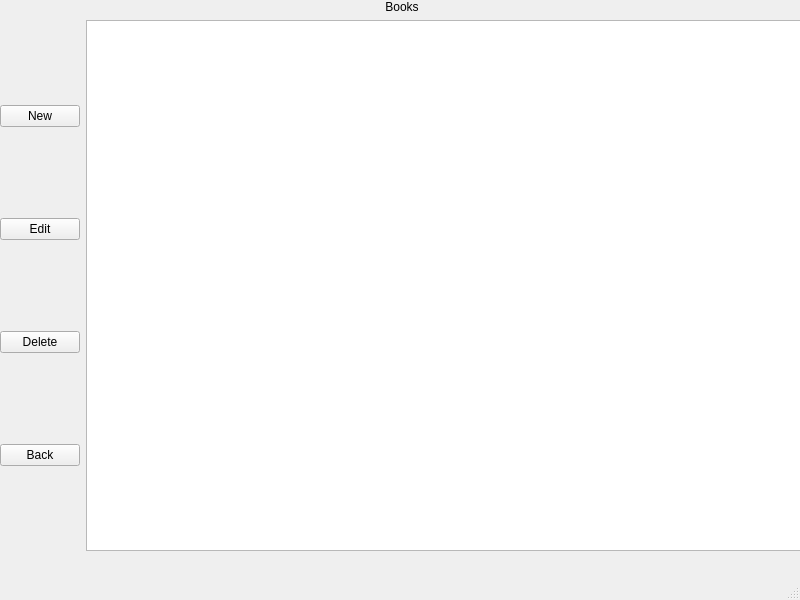
<?xml version="1.0" encoding="UTF-8"?>
<ui version="4.0">
 <class>bookData</class>
 <widget class="QMainWindow" name="bookData">
  <property name="geometry">
   <rect>
    <x>0</x>
    <y>0</y>
    <width>800</width>
    <height>600</height>
   </rect>
  </property>
  <property name="windowTitle">
   <string>MainWindow</string>
  </property>
  <widget class="QWidget" name="centralwidget">
   <widget class="QWidget" name="verticalLayoutWidget">
    <property name="geometry">
     <rect>
      <x>0</x>
      <y>0</y>
      <width>804</width>
      <height>551</height>
     </rect>
    </property>
    <layout class="QVBoxLayout" name="verticalLayout">
     <item>
      <widget class="QLabel" name="label">
       <property name="text">
        <string>Books</string>
       </property>
       <property name="alignment">
        <set>Qt::AlignCenter</set>
       </property>
      </widget>
     </item>
     <item>
      <layout class="QHBoxLayout" name="horizontalLayout">
       <item>
        <layout class="QVBoxLayout" name="verticalLayout_2">
         <item>
          <widget class="QPushButton" name="pushButton_newBook">
           <property name="text">
            <string>New</string>
           </property>
          </widget>
         </item>
         <item>
          <widget class="QPushButton" name="pushButton_modfiyBook">
           <property name="text">
            <string>Edit</string>
           </property>
          </widget>
         </item>
         <item>
          <widget class="QPushButton" name="pushButton_deleteBook">
           <property name="text">
            <string>Delete</string>
           </property>
          </widget>
         </item>
         <item>
          <widget class="QPushButton" name="pushButton_backToMenu">
           <property name="text">
            <string>Back</string>
           </property>
          </widget>
         </item>
        </layout>
       </item>
       <item>
        <widget class="QTableWidget" name="tableWidget">
         <property name="sizePolicy">
          <sizepolicy hsizetype="Expanding" vsizetype="Expanding">
           <horstretch>0</horstretch>
           <verstretch>0</verstretch>
          </sizepolicy>
         </property>
         <property name="minimumSize">
          <size>
           <width>700</width>
           <height>0</height>
          </size>
         </property>
         <property name="sizeAdjustPolicy">
          <enum>QAbstractScrollArea::AdjustToContents</enum>
         </property>
        </widget>
       </item>
      </layout>
     </item>
    </layout>
   </widget>
  </widget>
  <widget class="QMenuBar" name="menubar">
   <property name="geometry">
    <rect>
     <x>0</x>
     <y>0</y>
     <width>800</width>
     <height>21</height>
    </rect>
   </property>
  </widget>
  <widget class="QStatusBar" name="statusbar"/>
 </widget>
 <resources/>
 <connections/>
</ui>
